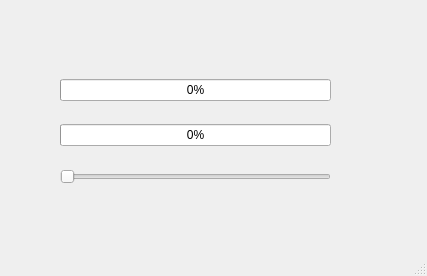
<?xml version="1.0" encoding="UTF-8"?>
<ui version="4.0">
 <class>MainWindow</class>
 <widget class="QMainWindow" name="MainWindow">
  <property name="geometry">
   <rect>
    <x>0</x>
    <y>0</y>
    <width>427</width>
    <height>276</height>
   </rect>
  </property>
  <property name="windowTitle">
   <string>MainWindow</string>
  </property>
  <widget class="QWidget" name="centralwidget">
   <widget class="QWidget" name="">
    <property name="geometry">
     <rect>
      <x>60</x>
      <y>62</y>
      <width>271</width>
      <height>141</height>
     </rect>
    </property>
    <layout class="QVBoxLayout" name="verticalLayout">
     <item>
      <widget class="QProgressBar" name="progressBar">
       <property name="value">
        <number>0</number>
       </property>
      </widget>
     </item>
     <item>
      <widget class="QProgressBar" name="progressBar_2">
       <property name="value">
        <number>0</number>
       </property>
      </widget>
     </item>
     <item>
      <widget class="QSlider" name="horizontalSlider">
       <property name="orientation">
        <enum>Qt::Horizontal</enum>
       </property>
      </widget>
     </item>
    </layout>
   </widget>
  </widget>
  <widget class="QStatusBar" name="statusBar"/>
 </widget>
 <resources/>
 <connections/>
</ui>
